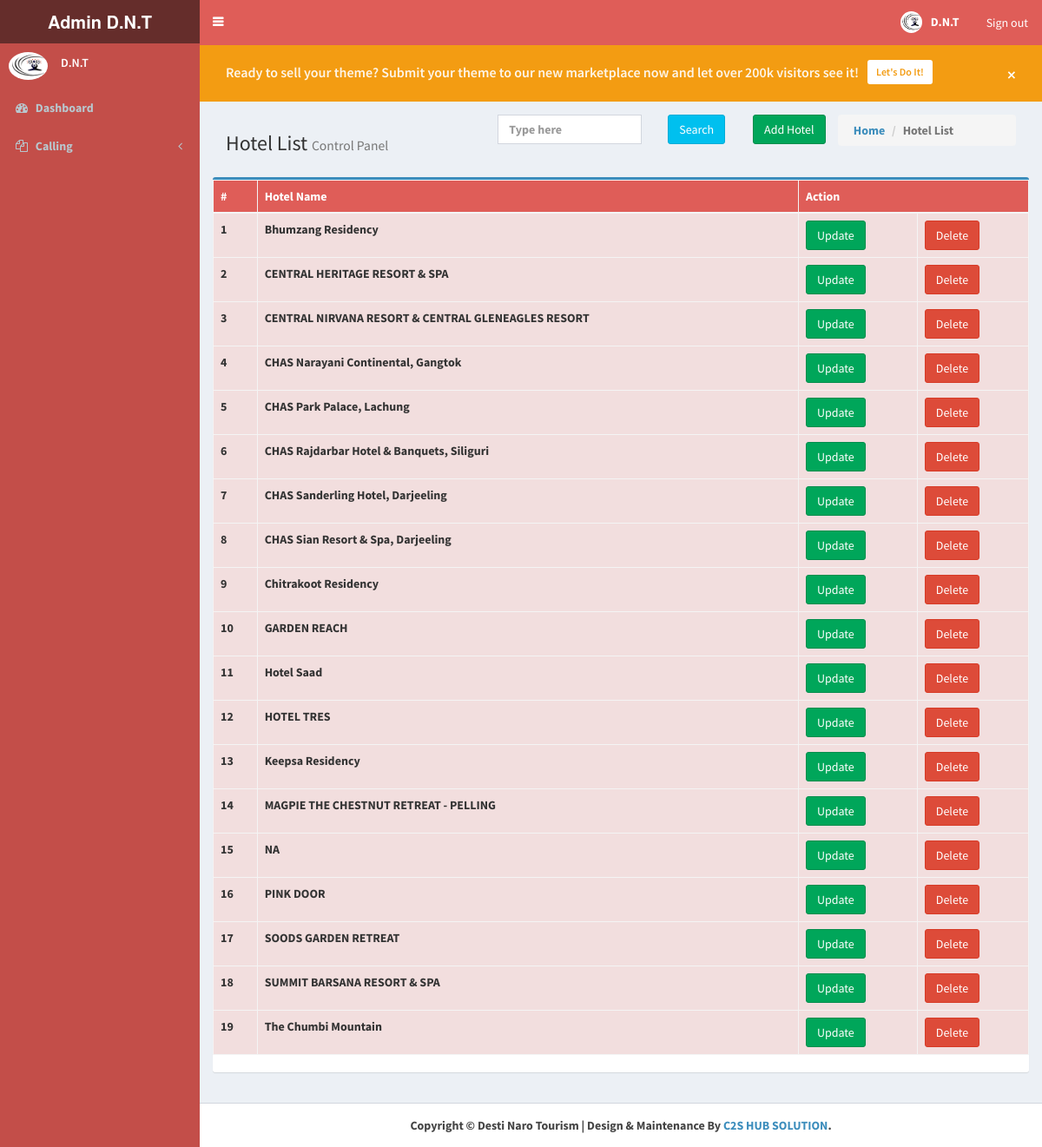
/admin/hotel.php (signed in), run on the app's committed database.
### tables this page shows
CREATE TABLE `hotel` (
  `id` int(11) NOT NULL,
  `hotel_name` varchar(255) NOT NULL,
  `admin_id` varchar(10) NOT NULL
);

### admin/include/database.php (called while the page is built, shortened)
<?php
 $admin_id=1;
?>

### admin/hotel.php (the view, shortened to what this page needs)
<?php include 'include/header.php';
 ?>
 <div class="content-wrapper">
    <section class="content-header">
	<div class="row">
	<div class="col-md-12">
	<div class="col-md-4">
      <h3>Hotel List
        <small>Control Panel</small></h3>
	  </div>
	  <div class="col-md-5">
	  <div class="row">
	  <div class="col-md-6">
<form action="" method="GET">
<input id="search" name="search" type="text" <?= (empty($_GET["search"]))?'placeholder="Type here"':'value="'.$_GET["search"].'"'; ?> class="form-control">
</div>
<div class="col-md-3">
<input id="submit" type="submit" value="Search" class="btn btn-info">
</div>
<div class="col-md-3">
<button type="button" id="new_sector_query" name="new_sector_query" class="btn btn-success" data-toggle="modal" data-target="#myModal" data-self_id="0" data-admin_id="<?= $admin_id;?>"  data-backdrop="static" data-keyboard="false">Add Hotel</button>
</div>
</div>
</div>
<div class="col-md-3">
      <ol class="breadcrumb">
        <li><a href="#"><i class="fa fa-gallery"></i> Home</a></li>
        <li class="active">Hotel List </li>
      </ol>
  </div>
  </div>
  </div>
    </section>
    <section class="content">
	 <div class="row">
	 <div class="col-md-12" id="error-del"></div>
	 <div class="col-md-12">
	 <div class="box box-primary table-responsive">
<?php
if(!empty($_GET["search"])){
	$result1=$con->query("select `id`,hotel_name,admin_id from hotel where admin_id='$admin_id'  && hotel_name like '%".$_GET["search"]."%' order by trim(hotel_name)  asc");
}else{
	$result1=$con->query("select `id`,hotel_name,admin_id from hotel where admin_id='$admin_id'order by trim(hotel_name)  asc");
}
 if($result1->num_rows>0){
 echo '<table class="table table-hover table-bordered table-striped"><thead><tr style="background-color:#DF5D58; color:#fff;">
<th>#</th>
<th>Hotel Name</th>
<th colspan="2">Action</th>
</tr></thead><tbody>';
$cnt=1;
while($row_data=$result1->fetch_assoc()){
echo '<tr class="danger"><td>'.$cnt.'</td><td>'.$row_data["hotel_name"].'</td><td><a data-toggle="modal" data-target="#myModal" id="edit-sec" data-self_id="'. $row_data['id'] .'"  data-admin_id="'. $row_data['admin_id'] .'" class="btn btn-success">Update</a></td><td><a href="#"  data-backdrop="static" data-keyboard="false" id="del-sec" data-sec_id="'.$row_data["id"].'" Class="btn btn-danger">Delete</a></td></tr> ';
$cnt++;
}
echo "</table>";
 }else{
	 echo '<div style="clear:both" class="alert alert-danger">No Record Found.</div>';
 }
  ?>
	</div>
		</div>
	</div>
    </section>
  </div>
  <?php
include 'include/footer.php';
?>

### data on the page
hotel: hotel_name "Bhumzang Residency"
hotel: hotel_name "CENTRAL HERITAGE RESORT & SPA"
hotel: hotel_name "CENTRAL NIRVANA RESORT & CENTRAL GLENEAGLES RESORT"
hotel: hotel_name "CHAS Narayani Continental, Gangtok"
hotel: hotel_name "CHAS Park Palace, Lachung"
hotel: hotel_name "CHAS Rajdarbar Hotel & Banquets, Siliguri"
hotel: hotel_name "CHAS Sanderling Hotel, Darjeeling"
hotel: hotel_name "CHAS Sian Resort & Spa, Darjeeling"
hotel: hotel_name "Chitrakoot Residency"
hotel: hotel_name "GARDEN REACH"
hotel: hotel_name "Hotel Saad"
hotel: hotel_name "HOTEL TRES"
hotel: hotel_name "Keepsa Residency"
hotel: hotel_name "MAGPIE THE CHESTNUT RETREAT - PELLING"
hotel: hotel_name "NA"
hotel: hotel_name "PINK DOOR"
hotel: hotel_name "SOODS GARDEN RETREAT"
hotel: hotel_name "SUMMIT BARSANA RESORT & SPA"
hotel: hotel_name "The Chumbi Mountain"
